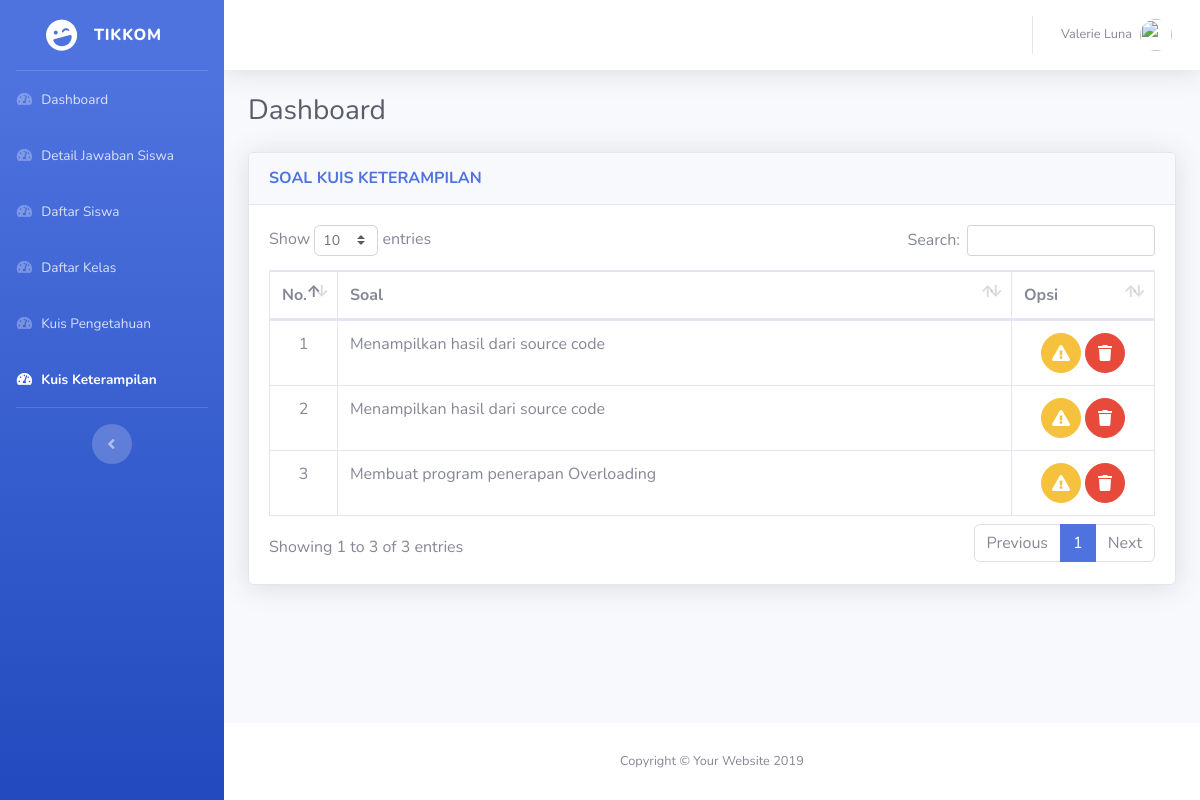
The page /ks_keterampilan.php on the database its author committed.
### ks_keterampilan.php (the view, shortened to what this page needs)
<?php
include "config/koneksi.php";
?>
<html lang="en">
<head>
    <link href="vendor/fontawesome-free/css/all.min.css" rel="stylesheet" type="text/css">
    <link href="css/sb-admin-2.min.css" rel="stylesheet">
    <link href="vendor/datatables/dataTables.bootstrap4.min.css" rel="stylesheet">
</head>
<body id="page-top">
    <div id="wrapper">
        <ul class="navbar-nav bg-gradient-primary sidebar sidebar-dark accordion" id="accordionSidebar">
            <a class="sidebar-brand d-flex align-items-center justify-content-center" href="index.php">
                <div class="sidebar-brand-icon rotate-n-15">
                    <i class="fas fa-laugh-wink"></i>
                </div>
                <div class="sidebar-brand-text mx-3">Tikkom</div>
            </a>
            <hr class="sidebar-divider my-0">
            <li class="nav-item">
                <a class="nav-link" href="index.php">
                    <i class="fas fa-fw fa-tachometer-alt"></i>
                    <span>Dashboard</span></a>
            </li>
            <li class="nav-item">
                <a class="nav-link" href="dt_siswa.php">
                    <i class="fas fa-fw fa-tachometer-alt"></i>
                    <span>Detail Jawaban Siswa</span></a>
            </li>
            <li class="nav-item">
                <a class="nav-link" href="df_siswa.php">
                    <i class="fas fa-fw fa-tachometer-alt"></i>
                    <span>Daftar Siswa</span></a>
            </li>
            <li class="nav-item">
                <a class="nav-link" href="df_kelas.php">
                    <i class="fas fa-fw fa-tachometer-alt"></i>
                    <span>Daftar Kelas</span></a>
            </li>
            <li class="nav-item">
                <a class="nav-link" href="ks_pengetahuan.php">
                    <i class="fas fa-fw fa-tachometer-alt"></i>
                    <span>Kuis Pengetahuan</span></a>
            </li>
            <li class="nav-item active">
                <a class="nav-link" href="ks_keterampilan.php">
                    <i class="fas fa-fw fa-tachometer-alt"></i>
                    <span>Kuis Keterampilan</span></a>
            </li>
            <hr class="sidebar-divider d-none d-md-block">
            <div class="text-center d-none d-md-inline">
                <button class="rounded-circle border-0" id="sidebarToggle"></button>
            </div>
        </ul>
        <div id="content-wrapper" class="d-flex flex-column">
            <div id="content">
                <nav class="navbar navbar-expand navbar-light bg-white topbar mb-4 static-top shadow">
                    <ul class="navbar-nav ml-auto">
                        <li class="nav-item dropdown no-arrow">
                            <a class="nav-link dropdown-toggle" href="#" id="userDropdown" role="button" data-toggle="dropdown" aria-haspopup="true" aria-expanded="false">
                                <span class="mr-2 d-none d-lg-inline text-gray-600 small">Valerie Luna</span>
                                <img class="img-profile rounded-circle" src="https://source.unsplash.com/QAB-WJcbgJk/60x60">
                            </a>
                        </li>
                    </ul>
                </nav>
                <div class="container-fluid">
                    <div class="d-sm-flex align-items-center justify-content-between mb-4">
                        <h1 class="h3 mb-0 text-gray-800">Dashboard</h1>
                    </div>
                    <div class="row">
                        <div class="col-lg-12 mb-4">
                            <div class="card shadow mb-4">
                                <div class="card-header py-3">
                                    <h6 class="m-0 font-weight-bold text-primary">SOAL KUIS KETERAMPILAN</h6>
                                </div>
                                <div class="card-body">
                                    <div class="table-responsive">
                                        <table class="table table-bordered" id="dataTable" width="100%" cellspacing="0">
                                            <thead>
                                                <tr>
                                                    <th style="width:10px; align:center;">No.</th>
                                                    <th>Soal</th>
                                                    <th style="width:100; align:center;">Opsi</th>
                                                </tr>
                                            </thead>
                                            <tbody>
                                                <?php
                                                $query = "SELECT * FROM `kuis-keterampilan` ORDER BY id ASC";
                                                $sql = mysqli_query($conn, $query);
                                                $i = 1;
                                                while ($hasil = mysqli_fetch_array($sql)) {
                                                    $soal = $hasil['pertanyaan'];
                                                    echo "<tr>";
                                                    echo "<td align='center'>$i</td>";
                                                    echo "<td>$soal</td>";
                                                    echo "<td align='center'>
                                                    <a href='#' class='btn btn-warning btn-circle'>
                                                    <i class='fas fa-exclamation-triangle'></i></a>
                                                    <a href='#' class='btn btn-danger btn-circle'>
                                                    <i class='fas fa-trash'></i></a>
                                                        </td>";
                                                    echo "</tr>";
                                                    $i++;
                                                }
                                                ?>
                                            </tbody>
                                        </table>
                                    </div>
                                </div>
                            </div>
                        </div>
                    </div>
                </div>
            </div>
            <footer class="sticky-footer bg-white">
                <div class="container my-auto">
                    <div class="copyright text-center my-auto">
                        <span>Copyright &copy; Your Website 2019</span>
                    </div>
                </div>
            </footer>
        </div>
    </div>
</body>
</html>

### rows shown on the page
kuis-keterampilan: pertanyaan "Menampilkan hasil dari source code"
kuis-keterampilan: pertanyaan "Menampilkan hasil dari source code"
kuis-keterampilan: pertanyaan "Membuat program penerapan Overloading"
